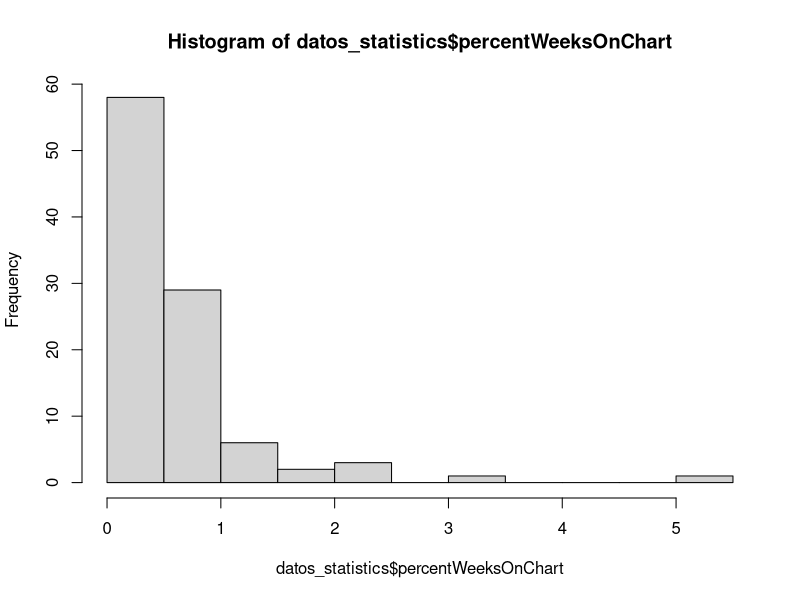
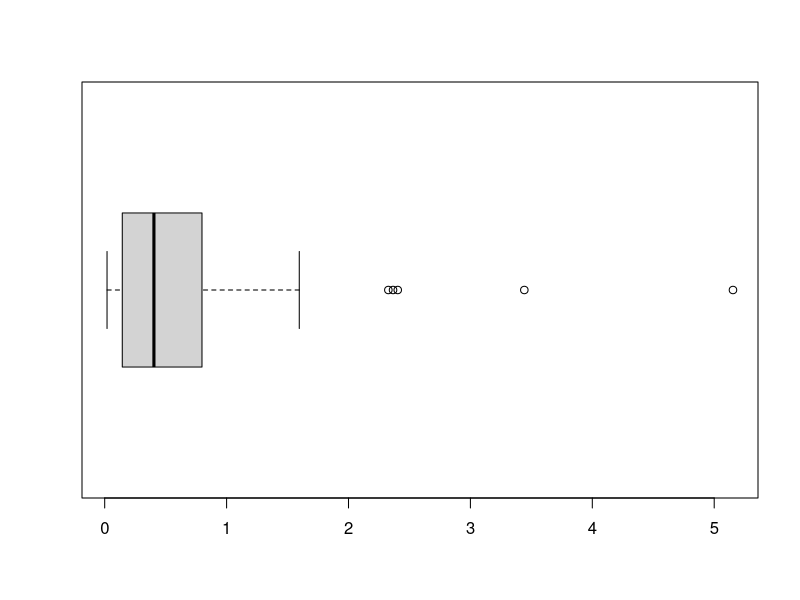
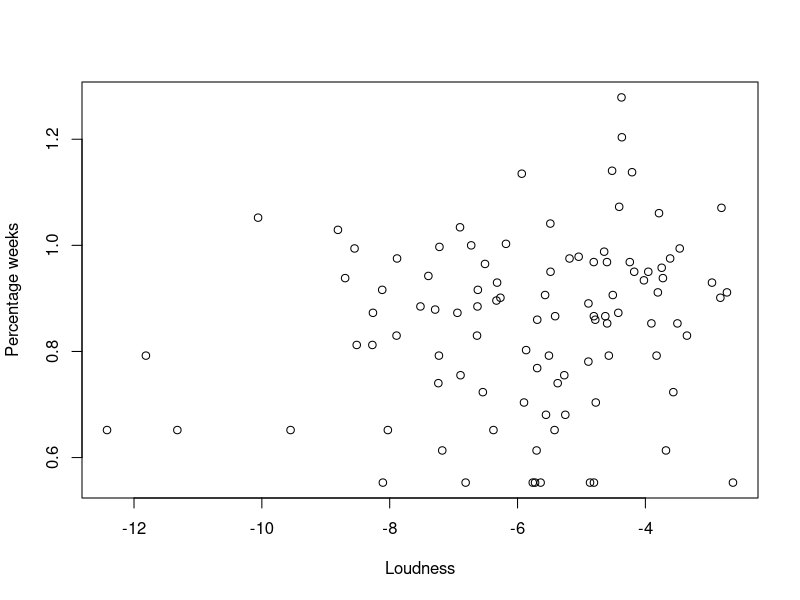

The R source for these figures, in order:
library(readxl)

#Import data
datos_statistics <- read_excel("Datos estadistica.xlsx")

#Choose best second variable
cat("Correlation between percentWeeksOnChart and Danceability\n")
cat(cor(datos_statistics$percentWeeksOnChart, datos_statistics$Danceability))

cat("\n\nCorrelation between percentWeeksOnChart and Duration\n")
cat(cor(datos_statistics$percentWeeksOnChart, datos_statistics$Duration))

cat("\n\nCorrelation between percentWeeksOnChart and Loudness\n")
cat(cor(datos_statistics$percentWeeksOnChart, datos_statistics$Loudness))
cat("\n")

#Histogram/Box-Plot of main variable
hist(datos_statistics$percentWeeksOnChart)
boxplot(datos_statistics$percentWeeksOnChart, horizontal = TRUE)

transformed_ <- (datos_statistics$percentWeeksOnChart)^(.15)

#Scatterplot without linear model of percentWeeksOnChart and Loudness
plot(
    datos_statistics$Loudness,
    transformed_,
    xlab = "Loudness",
    ylab = "Percentage weeks"
)